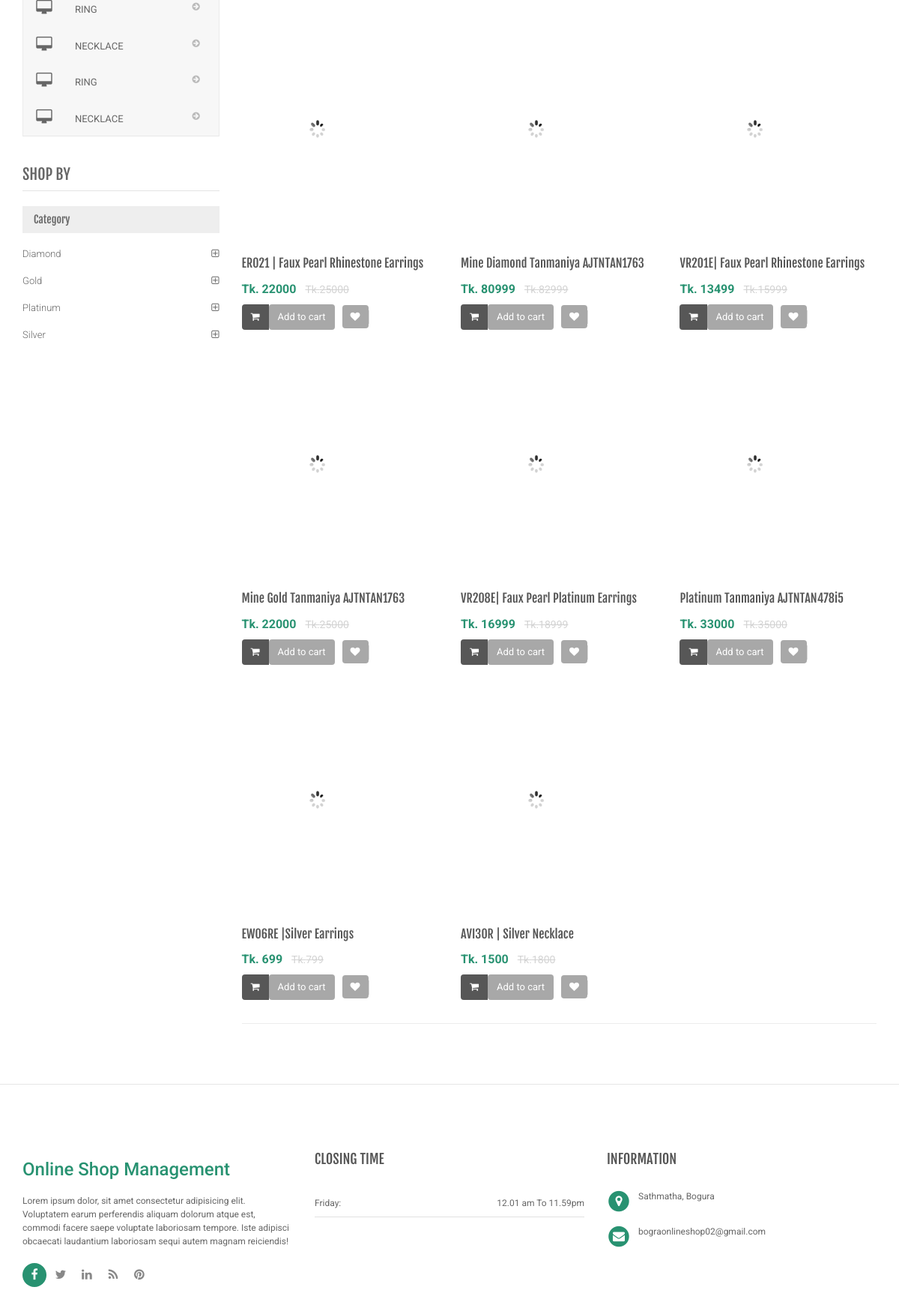
The page /search-result.php (lower part) on the database as committed earlier.
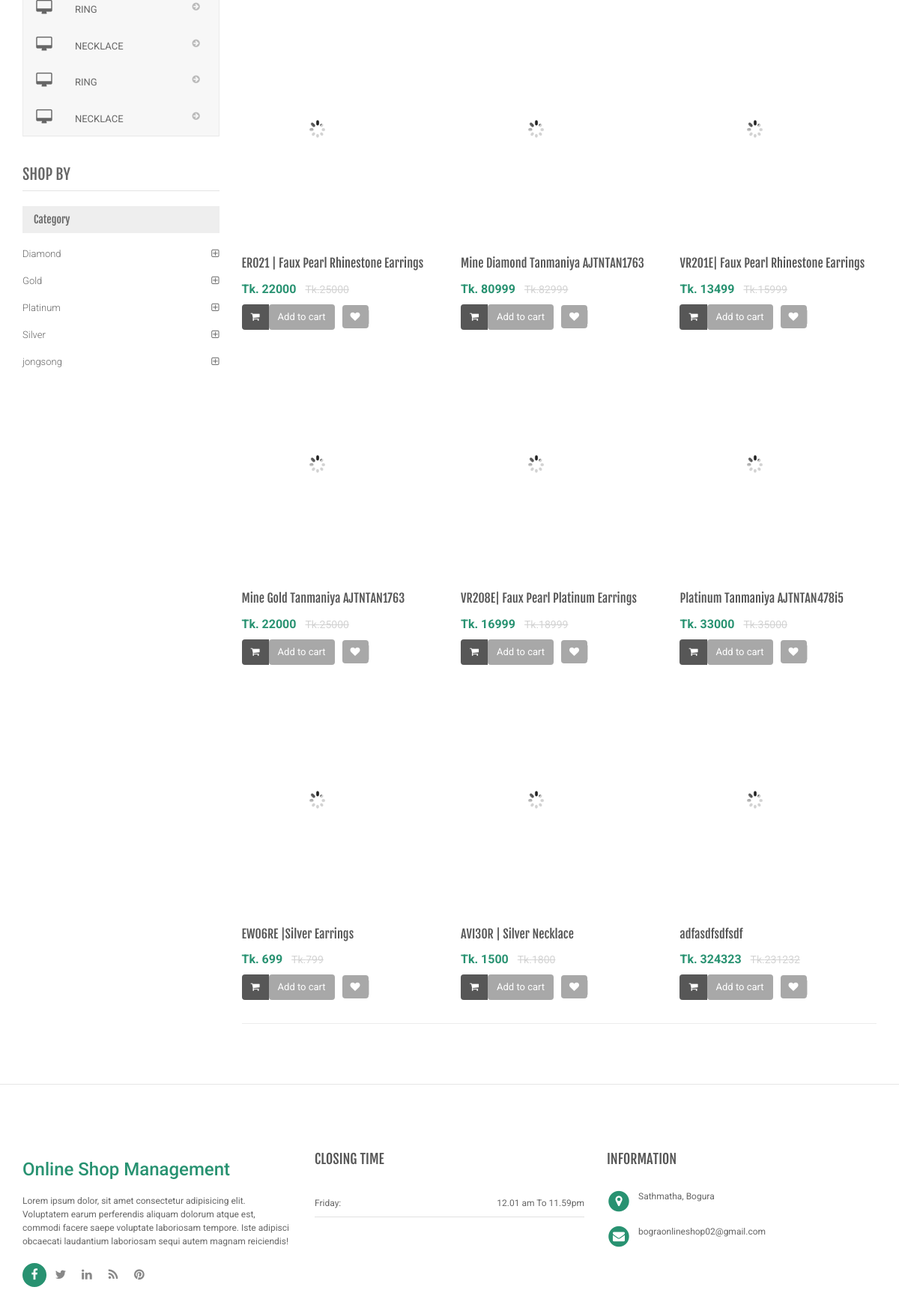
The same page on the database as committed later.
### tables this page shows
CREATE TABLE `subcategory` (
  `id` int(11) NOT NULL,
  `categoryid` int(11) DEFAULT NULL,
  `subcategory` varchar(255) DEFAULT NULL,
  `creationDate` timestamp NULL DEFAULT current_timestamp(),
  `updationDate` varchar(255) DEFAULT NULL
);

CREATE TABLE `category` (
  `id` int(11) NOT NULL,
  `categoryName` varchar(255) DEFAULT NULL,
  `categoryDescription` longtext DEFAULT NULL,
  `creationDate` timestamp NOT NULL DEFAULT current_timestamp(),
  `updationDate` varchar(255) DEFAULT NULL
);

CREATE TABLE `products` (
  `id` int(11) NOT NULL,
  `category` int(11) NOT NULL,
  `subCategory` int(11) DEFAULT NULL,
  `productName` varchar(255) DEFAULT NULL,
  `productCompany` varchar(255) DEFAULT NULL,
  `productPrice` int(11) DEFAULT NULL,
  `productPriceBeforeDiscount` int(11) DEFAULT NULL,
  `productDescription` longtext DEFAULT NULL,
  `productImage1` varchar(255) DEFAULT NULL,
  `productImage2` varchar(255) DEFAULT NULL,
  `productImage3` varchar(255) DEFAULT NULL,
  `shippingCharge` int(11) DEFAULT NULL,
  `productAvailability` varchar(255) DEFAULT NULL,
  `postingDate` timestamp NULL DEFAULT current_timestamp(),
  `updationDate` varchar(255) DEFAULT NULL,
  `views` int(11) NOT NULL
);

### search-result.php (the view, shortened to what the changed rows need)
<?php
include('includes/config.php');
$find="%{$_POST['product']}%";
?>
<!DOCTYPE html>
<html lang="en">
	<head>
	    <link rel="stylesheet" href="assets/css/bootstrap.min.css">
	    <link rel="stylesheet" href="assets/css/main.css">
	    <link rel="stylesheet" href="assets/css/green.css">
	    <link rel="stylesheet" href="assets/css/owl.carousel.css">
		<link rel="stylesheet" href="assets/css/owl.transitions.css">
		<link href="assets/css/lightbox.css" rel="stylesheet">
		<link rel="stylesheet" href="assets/css/animate.min.css">
		<link rel="stylesheet" href="assets/css/rateit.css">
		<link rel="stylesheet" href="assets/css/bootstrap-select.min.css">
		<link rel="stylesheet" href="assets/css/config.css">
		<link href="assets/css/green.css" rel="alternate stylesheet" title="Green color">
		<link href="assets/css/blue.css" rel="alternate stylesheet" title="Blue color">
		<link href="assets/css/red.css" rel="alternate stylesheet" title="Red color">
		<link href="assets/css/orange.css" rel="alternate stylesheet" title="Orange color">
		<link href="assets/css/dark-green.css" rel="alternate stylesheet" title="Darkgreen color">
		<link rel="stylesheet" href="assets/css/font-awesome.min.css">
	</head>
    <body class="cnt-home">
<div class="body-content outer-top-xs">
	<div class='container'>
		<div class='row outer-bottom-sm'>
			<div class='col-md-3 sidebar'>
<div class="side-menu animate-dropdown outer-bottom-xs">
<div class="side-menu animate-dropdown outer-bottom-xs">
    <nav class="yamm megamenu-horizontal" role="navigation">
        <ul class="nav">
            <li class="dropdown menu-item">
              <?php $sql=mysqli_query($con,"select id,subcategory  from subcategory");
while($row=mysqli_fetch_array($sql))
{
    ?>
                <a href="sub-category.php?scid=<?php echo $row['id'];?>" class="dropdown-toggle"><i class="icon fa fa-desktop fa-fw"></i>
                <?php echo $row['subcategory'];?></a>
                <?php }?>
</li>
</ul>
    </nav>
</div>
</div>
	            <div class="sidebar-module-container">
	            	<div class="sidebar-filter">
<div class="sidebar-widget wow fadeInUp outer-bottom-xs ">
	<div class="sidebar-widget-body m-t-10">
	         <?php $sql=mysqli_query($con,"select id,categoryName  from category");
while($row=mysqli_fetch_array($sql))
{
    ?>
		<div class="accordion">
	    	<div class="accordion-group">
	            <div class="accordion-heading">
	                <a href="category.php?cid=<?php echo $row['id'];?>"  class="accordion-toggle collapsed">
	                   <?php echo $row['categoryName'];?>
	                </a>
	            </div>
	        </div>
	    </div>
	    <?php } ?>
	</div>
</div>
	            	</div>
	            </div>
            </div>
			<div class='col-md-9'>
				<div class="search-result-container">
					<div id="myTabContent" class="tab-content">
						<div class="tab-pane active " id="grid-container">
							<div class="category-product  inner-top-vs">
								<div class="row">
			<?php
$ret=mysqli_query($con,"select * from products where productName like '$find'");
$num=mysqli_num_rows($ret);
if($num>0)
{
while ($row=mysqli_fetch_array($ret))
{?>
		<div class="col-sm-6 col-md-4 wow fadeInUp">
			<div class="products">
	<div class="product">
		<div class="product-image">
			<div class="image">
				<a href="product-details.php?pid=<?php echo htmlentities($row['id']);?>"><img  src="assets/images/blank.gif" data-echo="admin/productimages/<?php echo htmlentities($row['id']);?>/<?php echo htmlentities($row['productImage1']);?>" alt="" width="200" height="300"></a>
			</div>
		</div>
		<div class="product-info text-left">
			<h3 class="name"><a href="product-details.php?pid=<?php echo htmlentities($row['id']);?>"><?php echo htmlentities($row['productName']);?></a></h3>
			<div class="product-price">
				<span class="price">
					Tk. <?php echo htmlentities($row['productPrice']);?>			</span>
										     <span class="price-before-discount">Tk.<?php echo htmlentities($row['productPriceBeforeDiscount']);?></span>
			</div>
		</div>
					<div class="cart clearfix animate-effect">
				<div class="action">
					<ul class="list-unstyled">
						<li class="add-cart-button btn-group">
							<button class="btn btn-primary icon" data-toggle="dropdown" type="button">
								<i class="fa fa-shopping-cart"></i>
							</button>
							<a href="category.php?page=product&action=add&id=<?php echo $row['id']; ?>">
							<button class="btn btn-primary" type="button">Add to cart</button></a>
						</li>
		                <li class="lnk wishlist">
							<a class="add-to-cart" href="category.php?pid=<?php echo htmlentities($row['id'])?>&&action=wishlist" title="Wishlist">
								 <i class="icon fa fa-heart"></i>
							</a>
						</li>
					</ul>
				</div>
			</div>
			</div>
			</div>
		</div>
	  <?php } } else {?>
		<div class="col-sm-6 col-md-4 wow fadeInUp"> <h3>No Product Found</h3>
		</div>
<?php } ?>
										</div>
							</div>
						</div>
				</div>
			</div>
		</div></div>
</div>
</div>
</body>
</html>

Rows that differ between the two databases and show on the page:
added category: categoryName "jongsong"
added products: productName "adfasdfsdfsdf", productPrice "324323", productPriceBeforeDiscount "231232"
